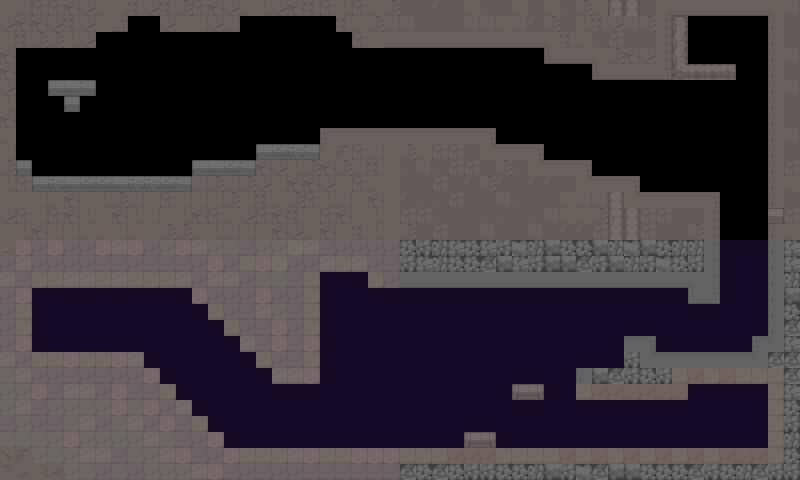

Below is a game level as drawn by its tile map, then a one-line description and the .tmx that defines it (tile-layer data replaced by summaries):
An orthogonal 50x30 tile map with 16x16 px tiles, 2 tile layers (Tile Layer 1, collision) and 3 objects (door, hopper, spawn_puck).

<map version="1.10" tiledversion="1.10.2" orientation="orthogonal" renderorder="right-down" width="50" height="30" tilewidth="16" tileheight="16" infinite="0" nextlayerid="8" nextobjectid="22">
 <editorsettings>
  <export target="map_with_objects-x.tmj" format="json" />
 </editorsettings>
 <tileset firstgid="1" source="tiles_dungeon_v1.1-02.tsx" />
 <layer id="1" name="Tile Layer 1" width="50" height="30" locked="1">
  <data>[1500 cells, 1150 non-empty, 84 distinct tile ids]</data>
 </layer>
 <layer id="5" name="collision" width="50" height="30" locked="1" opacity="0.62">
  <data>[1500 cells, 805 non-empty, 1 distinct tile ids]</data>
 </layer>
 <objectgroup id="2" name="Object Layer 1">
  <object id="18" type="door" x="720" y="408" width="32" height="40">
   <properties>
    <property name="foobar" value="asdfasf" />
    <property name="target_map_name" value="map_b" />
    <property name="target_spawn_x" type="float" value="0" />
    <property name="target_spawn_y" type="float" value="0" />
   </properties>
  </object>
  <object id="19" type="hopper" x="344" y="104">
   <point />
  </object>
  <object id="21" type="spawn_puck" x="112" y="152">
   <point />
  </object>
 </objectgroup>
</map>
